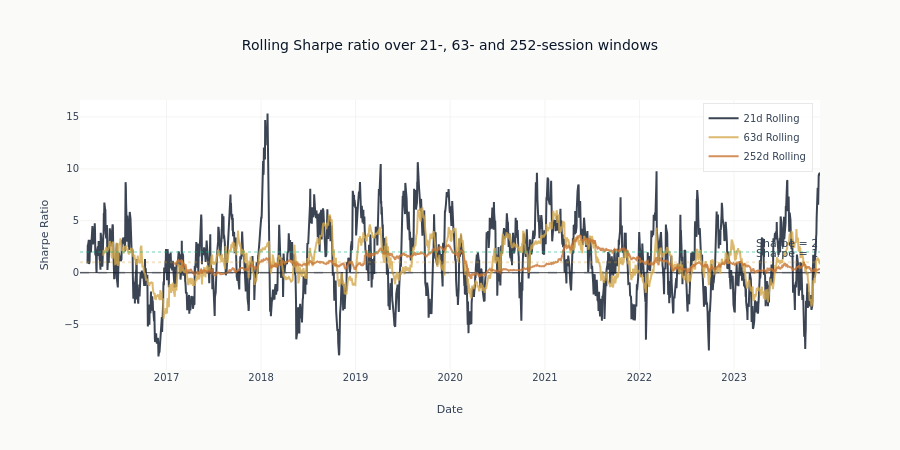

The notebook cell this image was saved under:
### Code cell
# Plot rolling Sharpe ratio
fig = go.Figure()

for window in ROLLING_WINDOWS:
    if window in rolling.sharpe:
        sharpe_series = rolling.sharpe[window]
        fig.add_trace(
            go.Scatter(
                x=strategy_returns.index,
                y=sharpe_series.to_numpy(),
                name=f"{window}d Rolling",
                opacity=0.8,
            )
        )

fig.add_hline(y=0, line_dash="dash", line_color=COLORS["neutral"], opacity=0.3)
fig.add_hline(
    y=1, line_dash="dot", line_color=COLORS["amber"], opacity=0.3, annotation_text="Sharpe = 1"
)
fig.add_hline(
    y=2, line_dash="dot", line_color=COLORS["positive"], opacity=0.3, annotation_text="Sharpe = 2"
)

fig.update_layout(
    title="Rolling Sharpe ratio over 21-, 63- and 252-session windows",
    xaxis_title="Date",
    yaxis_title="Sharpe Ratio",
    height=450,
    legend=dict(yanchor="top", y=0.99, xanchor="right", x=0.99),
)
show_plotly_with_alt(
    fig,
    "Three lines of rolling Sharpe ratio against date, over 21, 63 and 252 sessions. The 21-session line swings across the whole vertical range while the 252-session line stays within a narrow band.",
)

### Figure 1 — Plotly figure (JSON) as saved in the notebook; plotly's stock layout.template omitted (floating-point values rounded to 4 significant figures; data arrays with more than 128 entries replaced by an {"elided": "..."} marker saying what was removed)
{"data": [{"name": "21d Rolling", "opacity": 0.8, "type": "scatter", "x": {"elided": "1971 str values"}, "y": {"elided": "1971 float values"}}, {"name": "63d Rolling", "opacity": 0.8, "type": "scatter", "x": {"elided": "1971 str values"}, "y": {"elided": "1971 float values"}}, {"name": "252d Rolling", "opacity": 0.8, "type": "scatter", "x": {"elided": "1971 str values"}, "y": {"elided": "1971 float values"}}], "layout": {"annotations": [{"showarrow": false, "text": "Sharpe = 1", "x": 1, "xanchor": "right", "xref": "x domain", "y": 1, "yanchor": "bottom", "yref": "y"}, {"showarrow": false, "text": "Sharpe = 2", "x": 1, "xanchor": "right", "xref": "x domain", "y": 2, "yanchor": "bottom", "yref": "y"}], "height": 450, "legend": {"x": 0.99, "xanchor": "right", "y": 0.99, "yanchor": "top"}, "shapes": [{"line": {"color": "#334155", "dash": "dash"}, "opacity": 0.3, "type": "line", "x0": 0, "x1": 1, "xref": "x domain", "y0": 0, "y1": 0, "yref": "y"}, {"line": {"color": "#D4A84B", "dash": "dot"}, "opacity": 0.3, "type": "line", "x0": 0, "x1": 1, "xref": "x domain", "y0": 1, "y1": 1, "yref": "y"}, {"line": {"color": "#10b981", "dash": "dot"}, "opacity": 0.3, "type": "line", "x0": 0, "x1": 1, "xref": "x domain", "y0": 2, "y1": 2, "yref": "y"}], "title": {"text": "Rolling Sharpe ratio over 21-, 63- and 252-session windows"}, "xaxis": {"title": {"text": "Date"}}, "yaxis": {"title": {"text": "Sharpe Ratio"}}}}
